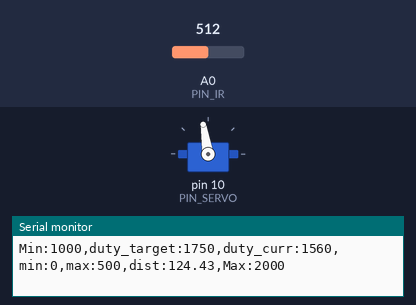
Recording of a sketch running on a simulated Arduino Uno, built with avr-gcc and run on an emulated ATmega328P. Parts: servo, the last lines printed to the serial monitor. The test bench sets the inputs (shaded band); at power-on: A0 (PIN_IR) = 512.

Above: at 0.15 s.
At 1.2 s:
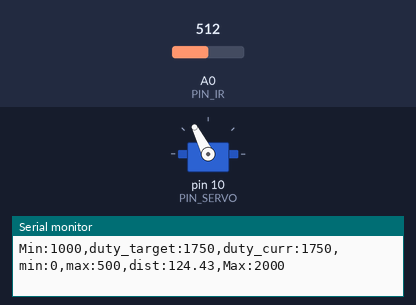
1.3 s: A0 (PIN_IR) set to 273
4.3 s: A0 (PIN_IR) set to 250
At 5.1 s:
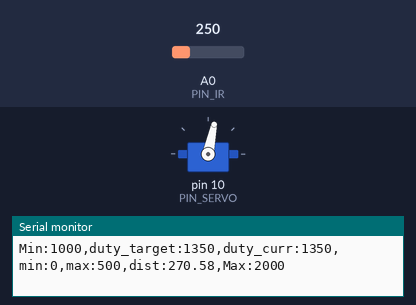
Timing chart, 0 to 7.3 s (numbered marks = the images above; inputs shaded):
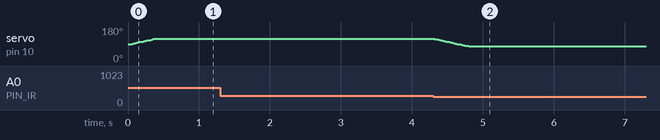

The sketch:

21_bbc_20203052.ino
```cpp
#include <Servo.h>

// Arduino pin assignment
#define PIN_SERVO 10
#define PIN_IR A0

// configurable parameters
#define _DUTY_MIN 1350 // servo full clockwise position (0 degree)
#define _DUTY_NEU 1500 // servo neutral position (90 degree)
#define _DUTY_MAX 1750 // servo full counterclockwise position (180 degree)

#define _POS_START (_DUTY_MIN + 100)
#define _POS_END (_DUTY_MAX - 100)

#define _SERVO_SPEED 500 // servo speed limit (unit: degree/second)
#define INTERVAL 10  // servo update interval

// global variables
unsigned long last_sampling_time; // unit: ms
int duty_chg_per_interval; // maximum duty difference per interval
int toggle_interval, toggle_interval_cnt;
float pause_time; // unit: sec
Servo myservo;
int duty_target, duty_curr;
int servo_speed = _SERVO_SPEED;

void setup() {
// initialize GPIO pins
  myservo.attach(PIN_SERVO);
  duty_target = duty_curr = _POS_START;
  myservo.writeMicroseconds(duty_curr);

// initialize serial port
  Serial.begin(57600);

// convert angle speed into duty change per interval.
  duty_chg_per_interval = (float)(_DUTY_MAX - _DUTY_MIN) * servo_speed / 180 * INTERVAL / 1000;


// initialize variables for servo update.
  pause_time = 1;
  toggle_interval = (180.0 / servo_speed + pause_time) * 1000 / INTERVAL;
  toggle_interval_cnt = toggle_interval;

// initialize last sampling time
  last_sampling_time = 0;
}

float ir_distance(void){ // return value unit: mm
  float val;
  float volt = float(analogRead(PIN_IR));
  val = ((6762.0/(volt-9.0))-4.0) * 10.0;
  return val;
}

void loop() {
// wait until next sampling time.
// millis() returns the number of milliseconds since the program started. Will overflow after 50 days.

  float raw_dist = ir_distance()+30;
  if(millis() < last_sampling_time + INTERVAL) return;

// adjust duty_curr toward duty_target by duty_chg_per_interval
  if(255 > raw_dist) {
    duty_curr += duty_chg_per_interval;
    if(duty_curr > duty_target) duty_curr = duty_target;
  }
  else {
    duty_curr -= duty_chg_per_interval;
    if(duty_curr < duty_target) duty_curr = duty_target;
  }

// update servo position
  myservo.writeMicroseconds(duty_curr);

// output the read value to the serial port
  Serial.print("Min:1000,duty_target:");
  Serial.print(duty_target);
  Serial.print(",duty_curr:");
  Serial.print(duty_curr);
  Serial.print(", min:0,max:500,dist:");
  Serial.print(raw_dist);
  Serial.println(",Max:2000");


  if(raw_dist >= 255){
    duty_target = _DUTY_MIN;
  }
  else {
    duty_target = _DUTY_MAX;
  }

// update last sampling time
  last_sampling_time += INTERVAL;
}
```

Measured:
- the behaviour switches between 265 and 264 on A0 (PIN_IR) (found by bisection; images 1 and 2)
- after the input at 4.3 s, servo on pin 10 (PIN_SERVO): moves from 117° to 78° over 0.48 s, starting at once
